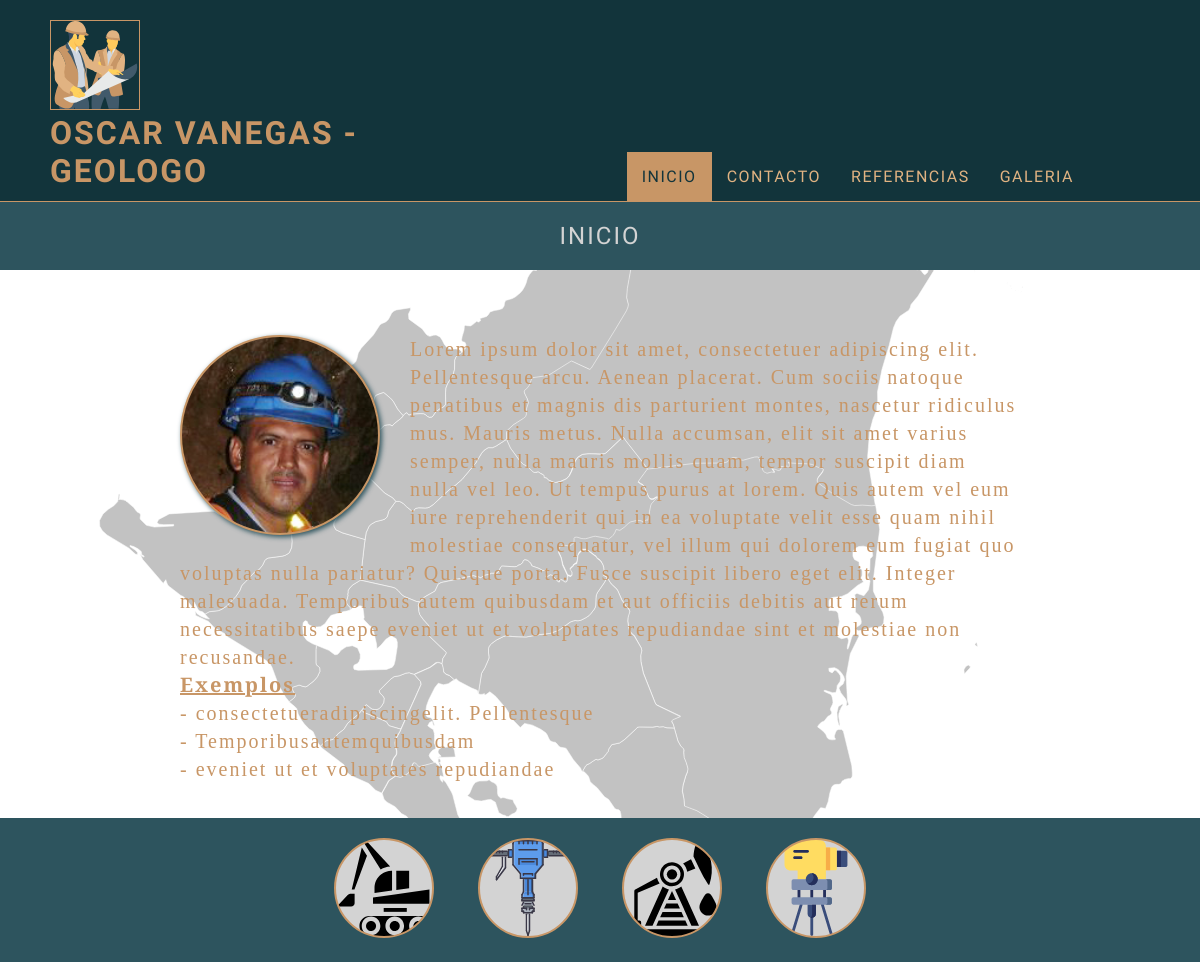
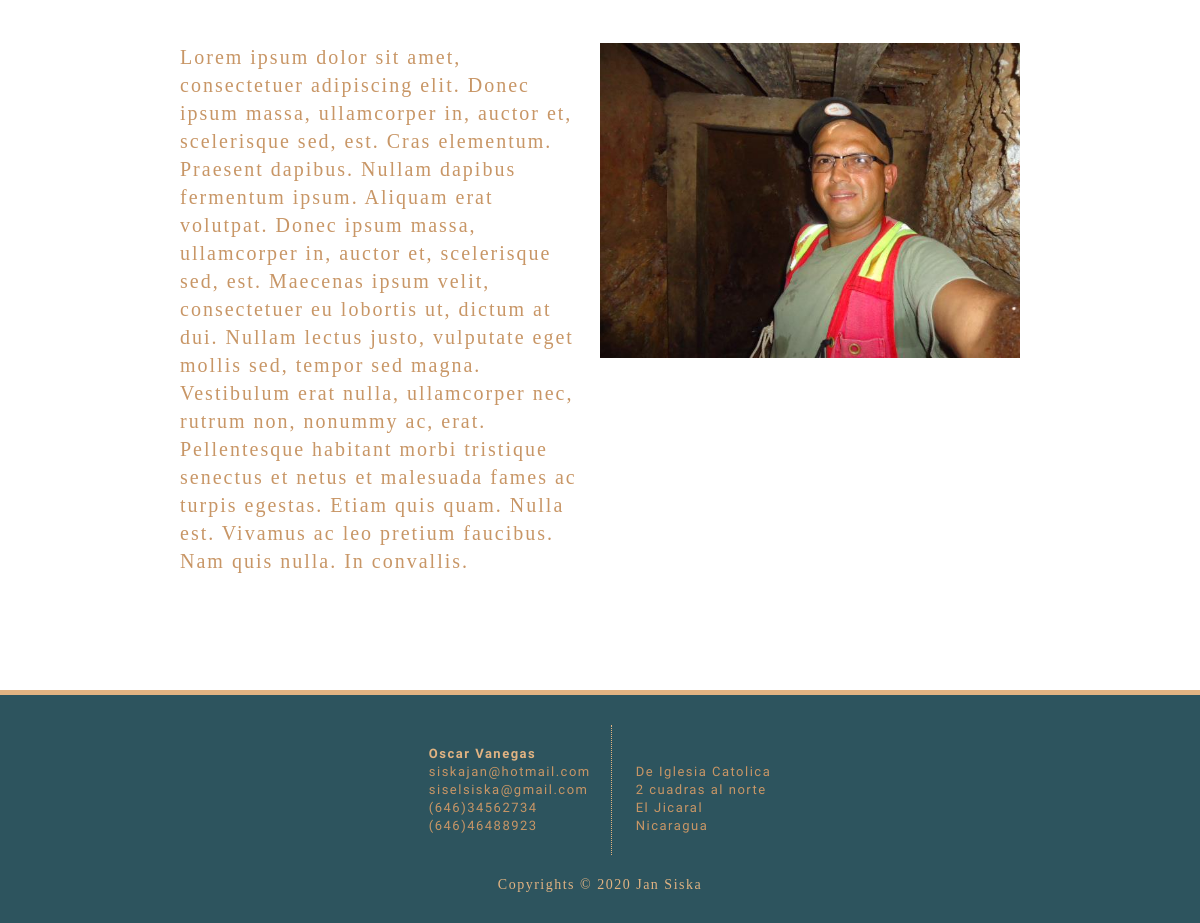
Page /inicio.php on the committed database (2 pictures, top to bottom).
### tables this page shows
CREATE TABLE `text` (
  `id` int(100) NOT NULL,
  `description` text NOT NULL,
  `page` varchar(30) NOT NULL
);

CREATE TABLE `contacto` (
  `id` int(50) NOT NULL,
  `fullname` varchar(50) NOT NULL,
  `email` varchar(30) NOT NULL,
  `email_alternate` varchar(30) NOT NULL,
  `phone` varchar(25) NOT NULL,
  `phone_alternate` varchar(15) NOT NULL,
  `address` varchar(20) NOT NULL,
  `address_second` varchar(20) NOT NULL,
  `city` varchar(30) NOT NULL,
  `country` varchar(20) NOT NULL
);

### inicio.php (called while the page is built)
<?php
include('config.php');
include('functions.php');
$pageTitle = "Inicio";
include('views/header.php');
include('views/inicio.view.php');
include('footer.logic.php');
?>

### functions.php (called while the page is built, shortened)
<?php
function getContent($record,$conn){
    $text=$conn->prepare('SELECT * FROM text');
    $text->execute();
    $text=$text->fetchAll();
    return $text[$record]['description'];
};
function getContactInfo($conexion){
    $statement = $conexion -> query("SELECT * FROM contacto");
    $statement -> execute();
    $result = $statement->fetch();
    return $result;
}
?>

### footer.logic.php (called while the page is built)
<?php
$result =  getContactInfo($conexion);
include ("views/footer.php");
?>

### views/inicio.view.php (the view)
<div class="content">
    <h2 class="title"> <?php echo strtoupper($pageTitle); ?></h2>
    <img id="nica_map" src="img/icons/nica_map.svg" alt="">
    <div id="inicio">
        <section id="inicio_one">
            <div id="image_face"></div>
            <p><?php echo getContent(1,$conexion); ?></p>
        </section>
        <section id="inicio_icons">
            <div id="inicio_icon_one" class="inicio_icon"></div>
            <div id="inicio_icon_two" class="inicio_icon"></div>
            <div id="inicio_icon_three" class="inicio_icon"></div>
            <div id="inicio_icon_four" class="inicio_icon"></div>
        </section>
        <section id="inicio_two">
            <div id="inicio_left">
                <p><?php echo getContent(2,$conexion); ?></p>
            </div>
            <div id="inicio_right">
                    <img src="img/images/oscar1.jpg" alt="" >
            </div>
        </section>
    </div>
</div>

### views/footer.php (shortened to what this page needs)
    <footer>
        <div class="footer_contact_info">
            <div class="footer_left">
                <ul class="contact_list">
                    <li><?php  echo $result['fullname']  ;?></li>
                    <li><?php  echo $result['email']  ;?></li>
                    <li><?php
                        if($result['email_alternate']!=="0" && $result['email_alternate']!==""){
                            echo $result['email_alternate'] ;
                            }else{ ?>
                                <script>$(this).hide();</script> <?php
                            }
                            ?>
                    </li>
                    <li><?php  echo $result['phone']  ;?></li>
                    <li><?php
                        if($result['phone_alternate']!=="0" && $result['phone_alternate']!==""){
                            echo $result['phone_alternate'] ;
                            }else{ ?>
                                <script>$(this).hide();</script> <?php
                            }
                            ?>
                    </li>
                </ul>
            </div>
            <div class="footer_right">
                <ul class="contact_list">
                    <li><?php  echo $result['address']  ;?></li>
                    <li><?php
                        if($result['address_second']!=="0"){
                            echo $result['address_second'] ;
                            }else{ ?>
                                <script>$(this).hide();</script> <?php
                            }
                            ?>
                    </li>
                    <li><?php  echo $result['city']  ;?></li>
                    <li><?php  echo $result['country']  ;?></li>
                </ul>
            </div>
        </div>
        <a href="https://www.facebook.com/jan.siska.94"  target="_blank" id="copyright">Copyrights &copy; 2020 Jan Siska</a>
    </footer>
</body>
</html>

### css/style.css (style rules this page uses)
* { padding: 0; margin: 0; }
html { box-sizing: border-box; }
*, *:before, *:after { box-sizing: inherit; }
body { text-align: center; background-color: white; }
h1,h2 { letter-spacing: 2px; }
p { font-size: 20px; color: #c89666; font-family: 'PT Serif', serif; line-height: 28px; letter-spacing: 2px; font-weight: unset; }
a { font-family: 'Muli', sans-serif; letter-spacing: 1.5px; }
.content { width:100%; overflow: hidden; }
.title { text-align: center; padding: 20px 0; font-weight: unset; width: 100%; margin: 0 auto; align-items: center; color: lightgray; background-color:#2d545e; }
.content { width: 100%; margin: auto; background-size: cover; overflow: hidden; }
#nica_map { position: absolute; top: 100px; z-index: -100; left:30%; width: 70%; opacity: .5; }
#inicio { margin: auto; padding: 20 0px; margin-top: 50px; }
#inicio_one, #inicio_two { width: 70%; margin: auto; padding: 15px 0; }
#inicio section p { text-align: left; }
#inicio_two { display:grid; grid-template-columns: 50% 50%; }
#inicio_left { padding-right: 20px; }
#inicio_right img { width: 100%; }
#inicio_icons { width: 100%; background-color: #2d545e; margin: 20px auto 40px; padding: none; padding: 20px 0; }
.inicio_icon { display: inline-block; width: 100px; height: 100px; border-radius: 50%; border:2px solid #c89666; margin: 0 20px ; }
#inicio_icon_one { background-color: lightgray; background-image: url("../img/icons/excavator.svg"); background-position: center; background-repeat: no-repeat; background-size: cover; }
#inicio_icon_two { background-color: lightgray; background-image: url("../img/icons/jackhammer.svg"); background-position: center; background-repeat: no-repeat; background-size: cover; }
#inicio_icon_three { background-color: lightgray; background-image: url("../img/icons/oil-drill.svg"); background-position: center; background-repeat: no-repeat; background-size: cover; }
#inicio_icon_four { background-color: lightgray; background-image: url("../img/icons/total-station.svg"); background-position: center; background-repeat: no-repeat; background-size: cover; }
#image_face { float: left; border-radius: 50%; border:2px solid #c89666; width: 200px; height: 200px; margin: 0 30px 10px 0; background-color: lightgray; background-image: url("../img/images/oscar_face2.jpg"); background-position: center; background-repeat: no-repeat; background-size: cover; -webkit-box-shadow: 2px 2px 5px 0px rgba(45,84,94,1.5); -moz-box-shadow: 2px 2px 5px 0px rgba(45,84,94,1.5); box-shadow: 2px 2px 5px 0px rgba(45,84,94,10,1.5); }
a { color: #e1b382; }
h2 { font-family: 'Muli', sans-serif; color: #e1b382; }
.contact_list li { list-style: none; color: #c89666; font-family: 'Muli', sans-serif; font-weight: lighter; letter-spacing: 1.5px; font-size: 13px; line-height: 18px; }
.footer_left ul li:first-child { font-weight: bold; color: #e1b382; }
.footer_contact_info { text-align: center; margin-bottom: 20px; }
.footer_right, .footer_left { padding: 20px; display: inline-block; text-align: left; }
footer { background-color: #2d545e; padding: 30px; margin-top: 100px; border-top: 5px solid #e1b382 ; }
.footer_left { border-right: 1px dotted #e1b382; }
#copyright { font-family: 'Slabo 27px', serif; font-size: 14px; text-decoration: none; }

### rows in the picture
text: description "Lorem ipsum dolor sit amet, consectetuer adipiscing elit. Pellentesque arcu. Aenean placerat. Cum sociis natoque penatibus et magnis dis parturient montes, nascetur ridiculus mus. Mauris metus. Nulla accumsan, elit sit amet varius semper, nulla mauris mollis quam, tempor suscipit diam nulla vel leo. Ut tempus purus at lorem. Quis autem vel eum iure reprehenderit qui in ea voluptate velit esse quam nihil molestiae consequatur, vel illum qui dolorem eum fugiat quo voluptas nulla pariatur? Quisque porta. Fusce suscipit libero eget elit. Integer malesuada. Temporibus autem quibusdam et aut officiis debitis aut rerum necessitatibus saepe eveniet ut et voluptates repudiandae sint et molestiae non…"
text: description "Lorem ipsum dolor sit amet, consectetuer adipiscing elit. Donec ipsum massa, ullamcorper in, auctor et, scelerisque sed, est. Cras elementum. Praesent dapibus. Nullam dapibus fermentum ipsum. Aliquam erat volutpat. Donec ipsum massa, ullamcorper in, auctor et, scelerisque sed, est. Maecenas ipsum velit, consectetuer eu lobortis ut, dictum at dui. Nullam lectus justo, vulputate eget mollis sed, tempor sed magna. Vestibulum erat nulla, ullamcorper nec, rutrum non, nonummy ac, erat. Pellentesque habitant morbi tristique senectus et netus et malesuada fames ac turpis egestas. Etiam quis quam. Nulla est. Vivamus ac leo pretium faucibus. Nam quis nulla. In convallis."
contacto: fullname "Oscar Vanegas", email "siskajan@hotmail.com", email_alternate "siselsiska@gmail.com", phone "(646)34562734", phone_alternate "(646)46488923", address "De Iglesia Catolica", address_second "2 cuadras al norte", city "El Jicaral", country "Nicaragua"

### other values in the picture
$item['title'] "INICIO"
$item['title'] "CONTACTO"
$item['title'] "REFERENCIAS"
$item['title'] "GALERIA"
$pageTitle "INICIO"
